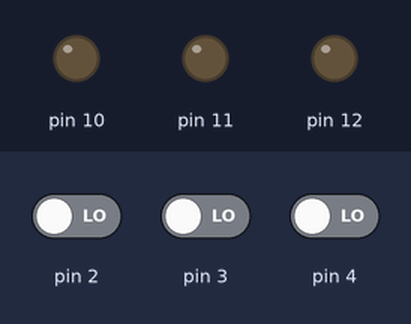
The sketch below on a simulated Arduino Uno, built with avr-gcc and run on an emulated ATmega328P. Parts: output pins drawn as LEDs (lit = HIGH). The test bench sets the inputs (shaded band); at power-on: pin 2 LOW, pin 3 LOW, pin 4 LOW.

Above: at 1.2 s.
1.3 s: pin 2 driven HIGH
At 1.9 s:
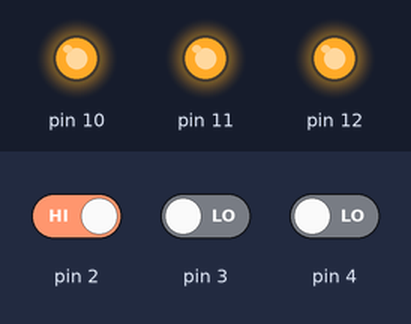
2.8 s: pin 3 driven HIGH
At 4.0 s:
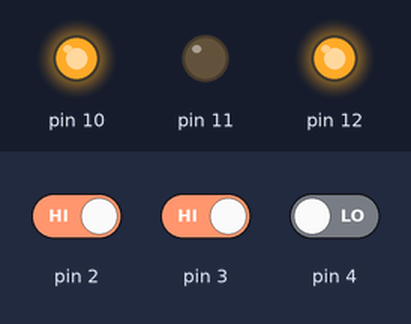
4.3 s: pin 3 driven LOW
At 5.4 s:
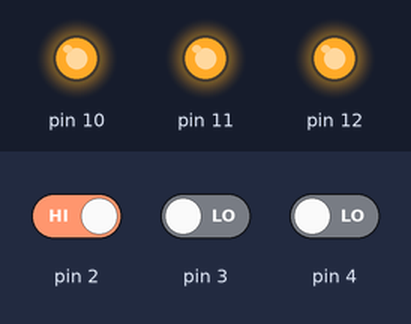
5.8 s: pin 4 driven HIGH
At 6.5 s:
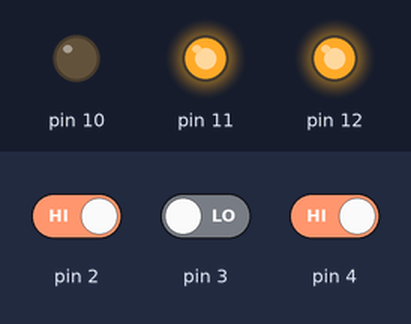
7.3 s: pin 4 driven LOW
At 7.7 s:
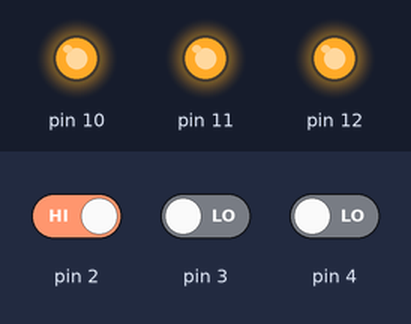
Timing chart, 0 to 9.8 s (numbered marks = the images above; inputs shaded):
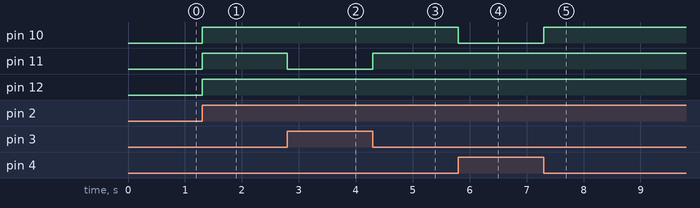

The sketch:

Code_generation.ino
```cpp
#include "App_mode.h"
void setup()
{
  App_mode_initialize();
  pinMode(2, INPUT);
  pinMode(3, INPUT);
  pinMode(4, INPUT);
  pinMode(10, OUTPUT);
  pinMode(11, OUTPUT);
  pinMode(12, OUTPUT);
}
void loop()
{
  rtU.App_bConherencyFailure = digitalRead(2);
  rtU.App_bSensor1Failure = digitalRead(3);
  rtU.App_bSensor2Failure = digitalRead(4);
  App_mode_step();
  switch (rtY.App_sOperation)
  {
    case Downgraded_sen_1 :
      digitalWrite(11, HIGH);
      digitalWrite(10, LOW);
      break;
    case Downgraded_sen_2 :
      digitalWrite(10, HIGH);
      digitalWrite(11, LOW);
      break;
    case Failure :
      digitalWrite(10, HIGH);
      digitalWrite(11, HIGH);
      digitalWrite(12, HIGH);
      break;
    default :
      digitalWrite(10, LOW);
      digitalWrite(11, LOW);
      digitalWrite(12, LOW);
      break;
  }
}
```

App_mode.cpp
```cpp
/*
 * File: App_mode.c
 *
 * Code generated for Simulink model 'App_mode'.
 *
 * Model version                  : 1.14
 * Simulink Coder version         : 9.8 (R2022b) 13-May-2022
 * C/C++ source code generated on : Fri Dec  8 14:02:20 2023
 *
 * Target selection: ert.tlc
 * Embedded hardware selection: Atmel->AVR
 * Code generation objectives:
 *    1. Execution efficiency
 *    2. RAM efficiency
 * Validation result: Not run
 */

#include "App_mode.h"

/* External inputs (root inport signals with default storage) */
ExtU rtU;

/* External outputs (root outports fed by signals with default storage) */
ExtY rtY;

/* Model step function */
void App_mode_step(void)
{
  /* Switch: '<S1>/Switch2' incorporates:
   *  Inport: '<Root>/App_bConherencyFailure'
   */
  if (rtU.App_bConherencyFailure != 0.0) {
    /* Switch: '<S1>/Switch' incorporates:
     *  Inport: '<Root>/App_bSensor1Failure'
     *  Inport: '<Root>/App_bSensor2Failure'
     *  Logic: '<S1>/AND1'
     *  Logic: '<S1>/AND2'
     *  Logic: '<S1>/NOT'
     *  Logic: '<S1>/NOT1'
     *  Switch: '<S1>/Switch1'
     */
    if (rtU.App_bSensor1Failure && (!rtU.App_bSensor2Failure)) {
      /* Outport: '<Root>/App_sOperation' incorporates:
       *  Constant: '<S1>/Constant'
       */
      rtY.App_sOperation = Downgraded_sen_2;
    } else if ((!rtU.App_bSensor1Failure) && rtU.App_bSensor2Failure) {
      /* Switch: '<S1>/Switch1' incorporates:
       *  Constant: '<S1>/Constant1'
       *  Outport: '<Root>/App_sOperation'
       */
      rtY.App_sOperation = Downgraded_sen_1;
    } else {
      /* Outport: '<Root>/App_sOperation' incorporates:
       *  Constant: '<S1>/Constant3'
       *  Switch: '<S1>/Switch1'
       */
      rtY.App_sOperation = Failure;
    }

    /* End of Switch: '<S1>/Switch' */
  } else {
    /* Outport: '<Root>/App_sOperation' incorporates:
     *  Constant: '<S1>/Constant2'
     */
    rtY.App_sOperation = Normal;
  }

  /* End of Switch: '<S1>/Switch2' */
}

/* Model initialize function */
void App_mode_initialize(void)
{
  /* (no initialization code required) */
}

/*
 * File trailer for generated code.
 *
 * [EOF]
 */
```

App_mode.h
```cpp
/*
 * File: App_mode.h
 *
 * Code generated for Simulink model 'App_mode'.
 *
 * Model version                  : 1.14
 * Simulink Coder version         : 9.8 (R2022b) 13-May-2022
 * C/C++ source code generated on : Fri Dec  8 14:02:20 2023
 *
 * Target selection: ert.tlc
 * Embedded hardware selection: Atmel->AVR
 * Code generation objectives:
 *    1. Execution efficiency
 *    2. RAM efficiency
 * Validation result: Not run
 */

#ifndef RTW_HEADER_App_mode_h_
#define RTW_HEADER_App_mode_h_
#ifndef App_mode_COMMON_INCLUDES_
#define App_mode_COMMON_INCLUDES_
#include "rtwtypes.h"
#endif                                 /* App_mode_COMMON_INCLUDES_ */

#ifndef DEFINED_TYPEDEF_FOR_App_modes_
#define DEFINED_TYPEDEF_FOR_App_modes_

typedef enum {
  Normal = 0,                          /* Default value */
  Downgraded_sen_1,
  Downgraded_sen_2,
  Failure
} App_modes;

#endif

/* External inputs (root inport signals with default storage) */
typedef struct {
  boolean_T App_bSensor1Failure;       /* '<Root>/App_bSensor1Failure' */
  boolean_T App_bSensor2Failure;       /* '<Root>/App_bSensor2Failure' */
  real_T App_bConherencyFailure;       /* '<Root>/App_bConherencyFailure' */
} ExtU;

/* External outputs (root outports fed by signals with default storage) */
typedef struct {
  App_modes App_sOperation;            /* '<Root>/App_sOperation' */
} ExtY;

/* External inputs (root inport signals with default storage) */
extern ExtU rtU;

/* External outputs (root outports fed by signals with default storage) */
extern ExtY rtY;

/* Model entry point functions */
extern void App_mode_initialize(void);
extern void App_mode_step(void);
extern volatile boolean_T stopRequested;
extern volatile boolean_T runModel;

/*-
 * The generated code includes comments that allow you to trace directly
 * back to the appropriate location in the model.  The basic format
 * is <system>/block_name, where system is the system number (uniquely
 * assigned by Simulink) and block_name is the name of the block.
 *
 * Use the MATLAB hilite_system command to trace the generated code back
 * to the model.  For example,
 *
 * hilite_system('<S3>')    - opens system 3
 * hilite_system('<S3>/Kp') - opens and selects block Kp which resides in S3
 *
 * Here is the system hierarchy for this model
 *
 * '<Root>' : 'App_mode'
 * '<S1>'   : 'App_mode/App_Operation'
 */
#endif                                 /* RTW_HEADER_App_mode_h_ */

/*
 * File trailer for generated code.
 *
 * [EOF]
 */
```

rtwtypes.h
```cpp
/*
 * File: rtwtypes.h
 *
 * Code generated for Simulink model 'App_mode'.
 *
 * Model version                  : 1.14
 * Simulink Coder version         : 9.8 (R2022b) 13-May-2022
 * C/C++ source code generated on : Fri Dec  8 14:02:20 2023
 *
 * Target selection: ert.tlc
 * Embedded hardware selection: Atmel->AVR
 * Code generation objectives:
 *    1. Execution efficiency
 *    2. RAM efficiency
 * Validation result: Not run
 */

#ifndef RTWTYPES_H
#define RTWTYPES_H

/* Logical type definitions */
#if (!defined(__cplusplus))
#ifndef false
#define false                          (0U)
#endif

#ifndef true
#define true                           (1U)
#endif
#endif

/*=======================================================================*
 * Target hardware information
 *   Device type: Atmel->AVR
 *   Number of bits:     char:   8    short:   16    int:  16
 *                       long:  32    long long:  64
 *                       native word size:   8
 *   Byte ordering: LittleEndian
 *   Signed integer division rounds to: Zero
 *   Shift right on a signed integer as arithmetic shift: on
 *=======================================================================*/

/*=======================================================================*
 * Fixed width word size data types:                                     *
 *   int8_T, int16_T, int32_T     - signed 8, 16, or 32 bit integers     *
 *   uint8_T, uint16_T, uint32_T  - unsigned 8, 16, or 32 bit integers   *
 *   real32_T, real64_T           - 32 and 64 bit floating point numbers *
 *=======================================================================*/
typedef signed char int8_T;
typedef unsigned char uint8_T;
typedef int int16_T;
typedef unsigned int uint16_T;
typedef long int32_T;
typedef unsigned long uint32_T;
typedef long long int64_T;
typedef unsigned long long uint64_T;
typedef float real32_T;
typedef double real64_T;

/*===========================================================================*
 * Generic type definitions: boolean_T, char_T, byte_T, int_T, uint_T,       *
 *                           real_T, time_T, ulong_T, ulonglong_T.           *
 *===========================================================================*/
typedef double real_T;
typedef double time_T;
typedef unsigned char boolean_T;
typedef int int_T;
typedef unsigned int uint_T;
typedef unsigned long ulong_T;
typedef unsigned long long ulonglong_T;
typedef char char_T;
typedef unsigned char uchar_T;
typedef char_T byte_T;

/*=======================================================================*
 * Min and Max:                                                          *
 *   int8_T, int16_T, int32_T     - signed 8, 16, or 32 bit integers     *
 *   uint8_T, uint16_T, uint32_T  - unsigned 8, 16, or 32 bit integers   *
 *=======================================================================*/
#define MAX_int8_T                     ((int8_T)(127))
#define MIN_int8_T                     ((int8_T)(-128))
#define MAX_uint8_T                    ((uint8_T)(255U))
#define MAX_int16_T                    ((int16_T)(32767))
#define MIN_int16_T                    ((int16_T)(-32768))
#define MAX_uint16_T                   ((uint16_T)(65535U))
#define MAX_int32_T                    ((int32_T)(2147483647L))
#define MIN_int32_T                    ((int32_T)(-2147483647L-1L))
#define MAX_uint32_T                   ((uint32_T)(0xFFFFFFFFUL))
#define MAX_int64_T                    ((int64_T)(9223372036854775807LL))
#define MIN_int64_T                    ((int64_T)(-9223372036854775807LL-1LL))
#define MAX_uint64_T                   ((uint64_T)(0xFFFFFFFFFFFFFFFFULL))

/* Block D-Work pointer type */
typedef void * pointer_T;

#endif                                 /* RTWTYPES_H */

/*
 * File trailer for generated code.
 *
 * [EOF]
 */
```

Measured:
- after the input at 1.3 s, pin 10–12: LOW → HIGH at once
- after the input at 2.8 s, pin 11: HIGH → LOW at once
- after the input at 4.3 s, pin 11: LOW → HIGH at once
- after the input at 5.8 s, pin 10: HIGH → LOW at once
- after the input at 7.3 s, pin 10: LOW → HIGH at once
